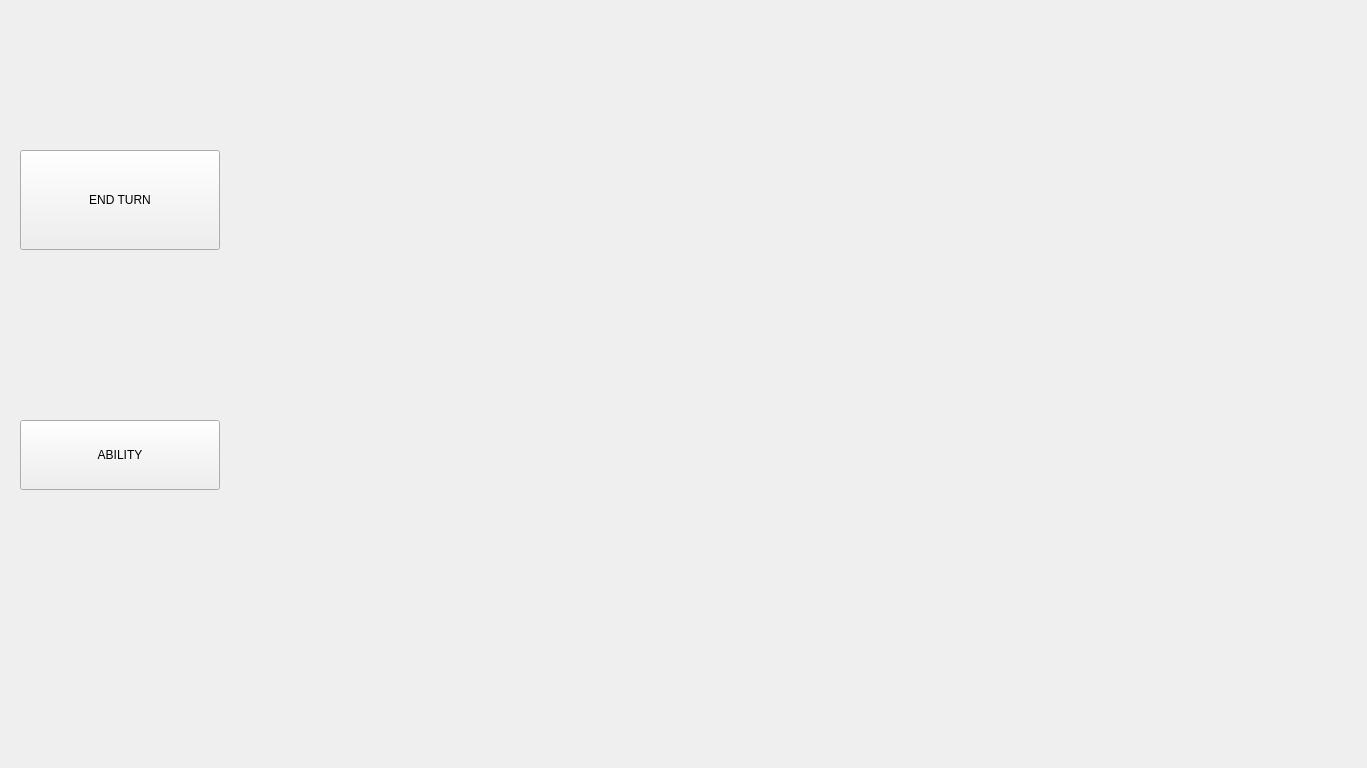
<?xml version="1.0" encoding="UTF-8"?>
<ui version="4.0">
 <class>Form</class>
 <widget class="QWidget" name="Form">
  <property name="geometry">
   <rect>
    <x>0</x>
    <y>0</y>
    <width>1367</width>
    <height>768</height>
   </rect>
  </property>
  <property name="sizePolicy">
   <sizepolicy hsizetype="Minimum" vsizetype="Minimum">
    <horstretch>0</horstretch>
    <verstretch>0</verstretch>
   </sizepolicy>
  </property>
  <property name="minimumSize">
   <size>
    <width>1366</width>
    <height>768</height>
   </size>
  </property>
  <property name="windowTitle">
   <string>Form</string>
  </property>
  <widget class="QWidget" name="formBackground" native="true">
   <property name="geometry">
    <rect>
     <x>0</x>
     <y>0</y>
     <width>1366</width>
     <height>768</height>
    </rect>
   </property>
   <property name="sizePolicy">
    <sizepolicy hsizetype="Minimum" vsizetype="Minimum">
     <horstretch>0</horstretch>
     <verstretch>0</verstretch>
    </sizepolicy>
   </property>
   <property name="minimumSize">
    <size>
     <width>1366</width>
     <height>768</height>
    </size>
   </property>
   <widget class="QLabel" name="bannerLabel">
    <property name="geometry">
     <rect>
      <x>985</x>
      <y>0</y>
      <width>180</width>
      <height>450</height>
     </rect>
    </property>
    <property name="sizePolicy">
     <sizepolicy hsizetype="Minimum" vsizetype="Minimum">
      <horstretch>0</horstretch>
      <verstretch>0</verstretch>
     </sizepolicy>
    </property>
    <property name="minimumSize">
     <size>
      <width>165</width>
      <height>435</height>
     </size>
    </property>
    <property name="lineWidth">
     <number>0</number>
    </property>
    <property name="text">
     <string/>
    </property>
   </widget>
   <widget class="QLabel" name="beerLabel">
    <property name="geometry">
     <rect>
      <x>1185</x>
      <y>9</y>
      <width>141</width>
      <height>750</height>
     </rect>
    </property>
    <property name="sizePolicy">
     <sizepolicy hsizetype="Minimum" vsizetype="Minimum">
      <horstretch>0</horstretch>
      <verstretch>0</verstretch>
     </sizepolicy>
    </property>
    <property name="minimumSize">
     <size>
      <width>141</width>
      <height>750</height>
     </size>
    </property>
    <property name="text">
     <string/>
    </property>
   </widget>
   <widget class="QLabel" name="cardBack">
    <property name="geometry">
     <rect>
      <x>1000</x>
      <y>70</y>
      <width>150</width>
      <height>225</height>
     </rect>
    </property>
    <property name="sizePolicy">
     <sizepolicy hsizetype="Minimum" vsizetype="Minimum">
      <horstretch>0</horstretch>
      <verstretch>0</verstretch>
     </sizepolicy>
    </property>
    <property name="minimumSize">
     <size>
      <width>125</width>
      <height>187</height>
     </size>
    </property>
    <property name="text">
     <string/>
    </property>
   </widget>
   <widget class="QLabel" name="chatButton">
    <property name="geometry">
     <rect>
      <x>20</x>
      <y>665</y>
      <width>75</width>
      <height>75</height>
     </rect>
    </property>
    <property name="minimumSize">
     <size>
      <width>75</width>
      <height>75</height>
     </size>
    </property>
    <property name="text">
     <string/>
    </property>
   </widget>
   <widget class="QLabel" name="underAsc2">
    <property name="geometry">
     <rect>
      <x>600</x>
      <y>50</y>
      <width>150</width>
      <height>225</height>
     </rect>
    </property>
    <property name="minimumSize">
     <size>
      <width>125</width>
      <height>187</height>
     </size>
    </property>
    <property name="text">
     <string/>
    </property>
   </widget>
   <widget class="QLabel" name="underAsc1">
    <property name="geometry">
     <rect>
      <x>275</x>
      <y>50</y>
      <width>150</width>
      <height>225</height>
     </rect>
    </property>
    <property name="minimumSize">
     <size>
      <width>125</width>
      <height>187</height>
     </size>
    </property>
    <property name="text">
     <string/>
    </property>
   </widget>
   <widget class="QLabel" name="underDesc2">
    <property name="geometry">
     <rect>
      <x>700</x>
      <y>300</y>
      <width>150</width>
      <height>225</height>
     </rect>
    </property>
    <property name="minimumSize">
     <size>
      <width>125</width>
      <height>187</height>
     </size>
    </property>
    <property name="text">
     <string/>
    </property>
   </widget>
   <widget class="QLabel" name="underDesc1">
    <property name="geometry">
     <rect>
      <x>375</x>
      <y>300</y>
      <width>150</width>
      <height>225</height>
     </rect>
    </property>
    <property name="minimumSize">
     <size>
      <width>125</width>
      <height>187</height>
     </size>
    </property>
    <property name="text">
     <string/>
    </property>
   </widget>
   <widget class="QLabel" name="hand1">
    <property name="geometry">
     <rect>
      <x>440</x>
      <y>630</y>
      <width>150</width>
      <height>225</height>
     </rect>
    </property>
    <property name="minimumSize">
     <size>
      <width>125</width>
      <height>187</height>
     </size>
    </property>
    <property name="text">
     <string/>
    </property>
   </widget>
   <widget class="QLabel" name="hand2">
    <property name="geometry">
     <rect>
      <x>540</x>
      <y>630</y>
      <width>150</width>
      <height>225</height>
     </rect>
    </property>
    <property name="minimumSize">
     <size>
      <width>125</width>
      <height>187</height>
     </size>
    </property>
    <property name="text">
     <string/>
    </property>
   </widget>
   <widget class="QLabel" name="hand3">
    <property name="geometry">
     <rect>
      <x>640</x>
      <y>630</y>
      <width>150</width>
      <height>225</height>
     </rect>
    </property>
    <property name="minimumSize">
     <size>
      <width>125</width>
      <height>187</height>
     </size>
    </property>
    <property name="text">
     <string/>
    </property>
   </widget>
   <widget class="QLabel" name="hand4">
    <property name="geometry">
     <rect>
      <x>740</x>
      <y>630</y>
      <width>150</width>
      <height>225</height>
     </rect>
    </property>
    <property name="minimumSize">
     <size>
      <width>125</width>
      <height>187</height>
     </size>
    </property>
    <property name="text">
     <string/>
    </property>
   </widget>
   <widget class="QLabel" name="hand5">
    <property name="geometry">
     <rect>
      <x>840</x>
      <y>630</y>
      <width>150</width>
      <height>225</height>
     </rect>
    </property>
    <property name="minimumSize">
     <size>
      <width>125</width>
      <height>187</height>
     </size>
    </property>
    <property name="text">
     <string/>
    </property>
   </widget>
   <widget class="QLabel" name="hand6">
    <property name="geometry">
     <rect>
      <x>940</x>
      <y>630</y>
      <width>150</width>
      <height>225</height>
     </rect>
    </property>
    <property name="minimumSize">
     <size>
      <width>125</width>
      <height>187</height>
     </size>
    </property>
    <property name="text">
     <string/>
    </property>
   </widget>
   <widget class="QWidget" name="chatWidget" native="true">
    <property name="geometry">
     <rect>
      <x>120</x>
      <y>710</y>
      <width>300</width>
      <height>200</height>
     </rect>
    </property>
    <property name="minimumSize">
     <size>
      <width>300</width>
      <height>200</height>
     </size>
    </property>
    <widget class="QLabel" name="chatBackground">
     <property name="geometry">
      <rect>
       <x>0</x>
       <y>0</y>
       <width>300</width>
       <height>200</height>
      </rect>
     </property>
     <property name="minimumSize">
      <size>
       <width>300</width>
       <height>200</height>
      </size>
     </property>
     <property name="text">
      <string/>
     </property>
     <property name="scaledContents">
      <bool>true</bool>
     </property>
    </widget>
    <widget class="QListWidget" name="chatHistory">
     <property name="geometry">
      <rect>
       <x>20</x>
       <y>20</y>
       <width>260</width>
       <height>125</height>
      </rect>
     </property>
     <property name="styleSheet">
      <string notr="true">background: transparent; border: none;</string>
     </property>
    </widget>
    <widget class="QLineEdit" name="chatInput">
     <property name="geometry">
      <rect>
       <x>20</x>
       <y>150</y>
       <width>260</width>
       <height>30</height>
      </rect>
     </property>
     <property name="placeholderText">
      <string>Type a message...</string>
     </property>
    </widget>
   </widget>
   <widget class="QLabel" name="ascPile1">
    <property name="geometry">
     <rect>
      <x>350</x>
      <y>50</y>
      <width>150</width>
      <height>225</height>
     </rect>
    </property>
    <property name="minimumSize">
     <size>
      <width>125</width>
      <height>187</height>
     </size>
    </property>
    <property name="text">
     <string/>
    </property>
   </widget>
   <widget class="QLabel" name="ascPile2">
    <property name="geometry">
     <rect>
      <x>675</x>
      <y>50</y>
      <width>150</width>
      <height>225</height>
     </rect>
    </property>
    <property name="minimumSize">
     <size>
      <width>125</width>
      <height>187</height>
     </size>
    </property>
    <property name="text">
     <string/>
    </property>
   </widget>
   <widget class="QLabel" name="descPile1">
    <property name="geometry">
     <rect>
      <x>450</x>
      <y>300</y>
      <width>150</width>
      <height>225</height>
     </rect>
    </property>
    <property name="minimumSize">
     <size>
      <width>125</width>
      <height>187</height>
     </size>
    </property>
    <property name="text">
     <string/>
    </property>
   </widget>
   <widget class="QLabel" name="descPile2">
    <property name="geometry">
     <rect>
      <x>775</x>
      <y>300</y>
      <width>150</width>
      <height>225</height>
     </rect>
    </property>
    <property name="minimumSize">
     <size>
      <width>125</width>
      <height>187</height>
     </size>
    </property>
    <property name="text">
     <string/>
    </property>
   </widget>
   <widget class="QPushButton" name="endTurnButton">
    <property name="geometry">
     <rect>
      <x>20</x>
      <y>150</y>
      <width>200</width>
      <height>100</height>
     </rect>
    </property>
    <property name="text">
     <string>END TURN</string>
    </property>
   </widget>
   <widget class="QLabel" name="turnLabel">
    <property name="geometry">
     <rect>
      <x>20</x>
      <y>280</y>
      <width>200</width>
      <height>100</height>
     </rect>
    </property>
    <property name="text">
     <string/>
    </property>
   </widget>
   <widget class="QLabel" name="asc1Light">
    <property name="geometry">
     <rect>
      <x>255</x>
      <y>50</y>
      <width>10</width>
      <height>225</height>
     </rect>
    </property>
    <property name="minimumSize">
     <size>
      <width>5</width>
      <height>187</height>
     </size>
    </property>
    <property name="text">
     <string/>
    </property>
   </widget>
   <widget class="QLabel" name="asc2Light">
    <property name="geometry">
     <rect>
      <x>580</x>
      <y>50</y>
      <width>10</width>
      <height>225</height>
     </rect>
    </property>
    <property name="minimumSize">
     <size>
      <width>5</width>
      <height>187</height>
     </size>
    </property>
    <property name="text">
     <string/>
    </property>
   </widget>
   <widget class="QLabel" name="desc1Light">
    <property name="geometry">
     <rect>
      <x>355</x>
      <y>300</y>
      <width>10</width>
      <height>225</height>
     </rect>
    </property>
    <property name="minimumSize">
     <size>
      <width>5</width>
      <height>187</height>
     </size>
    </property>
    <property name="text">
     <string/>
    </property>
   </widget>
   <widget class="QLabel" name="desc2Light">
    <property name="geometry">
     <rect>
      <x>680</x>
      <y>300</y>
      <width>10</width>
      <height>225</height>
     </rect>
    </property>
    <property name="minimumSize">
     <size>
      <width>5</width>
      <height>187</height>
     </size>
    </property>
    <property name="text">
     <string/>
    </property>
   </widget>
   <widget class="QLabel" name="pfpLabel">
    <property name="geometry">
     <rect>
      <x>35</x>
      <y>300</y>
      <width>50</width>
      <height>50</height>
     </rect>
    </property>
    <property name="text">
     <string/>
    </property>
   </widget>
   <widget class="QLabel" name="usernameLabel">
    <property name="geometry">
     <rect>
      <x>100</x>
      <y>295</y>
      <width>110</width>
      <height>70</height>
     </rect>
    </property>
    <property name="text">
     <string/>
    </property>
   </widget>
   <widget class="QPushButton" name="abilityButton">
    <property name="geometry">
     <rect>
      <x>20</x>
      <y>420</y>
      <width>200</width>
      <height>70</height>
     </rect>
    </property>
    <property name="minimumSize">
     <size>
      <width>200</width>
      <height>70</height>
     </size>
    </property>
    <property name="text">
     <string>ABILITY</string>
    </property>
   </widget>
   <widget class="QLabel" name="pfpCircle5">
    <property name="geometry">
     <rect>
      <x>1215</x>
      <y>170</y>
      <width>80</width>
      <height>80</height>
     </rect>
    </property>
    <property name="minimumSize">
     <size>
      <width>80</width>
      <height>80</height>
     </size>
    </property>
    <property name="text">
     <string/>
    </property>
   </widget>
   <widget class="QLabel" name="pfpCircle4">
    <property name="geometry">
     <rect>
      <x>1215</x>
      <y>258</y>
      <width>80</width>
      <height>80</height>
     </rect>
    </property>
    <property name="minimumSize">
     <size>
      <width>80</width>
      <height>80</height>
     </size>
    </property>
    <property name="text">
     <string/>
    </property>
   </widget>
   <widget class="QLabel" name="pfpCircle3">
    <property name="geometry">
     <rect>
      <x>1215</x>
      <y>346</y>
      <width>80</width>
      <height>80</height>
     </rect>
    </property>
    <property name="minimumSize">
     <size>
      <width>80</width>
      <height>80</height>
     </size>
    </property>
    <property name="text">
     <string/>
    </property>
   </widget>
   <widget class="QLabel" name="pfpCircle2">
    <property name="geometry">
     <rect>
      <x>1215</x>
      <y>434</y>
      <width>80</width>
      <height>80</height>
     </rect>
    </property>
    <property name="minimumSize">
     <size>
      <width>80</width>
      <height>80</height>
     </size>
    </property>
    <property name="text">
     <string/>
    </property>
   </widget>
   <widget class="QLabel" name="pfpCircle1">
    <property name="geometry">
     <rect>
      <x>1215</x>
      <y>522</y>
      <width>80</width>
      <height>80</height>
     </rect>
    </property>
    <property name="minimumSize">
     <size>
      <width>80</width>
      <height>80</height>
     </size>
    </property>
    <property name="text">
     <string/>
    </property>
   </widget>
   <widget class="QLabel" name="soothsayer5">
    <property name="geometry">
     <rect>
      <x>935</x>
      <y>170</y>
      <width>250</width>
      <height>80</height>
     </rect>
    </property>
    <property name="minimumSize">
     <size>
      <width>250</width>
      <height>80</height>
     </size>
    </property>
    <property name="text">
     <string/>
    </property>
   </widget>
   <widget class="QLabel" name="ssUser5">
    <property name="geometry">
     <rect>
      <x>945</x>
      <y>175</y>
      <width>200</width>
      <height>15</height>
     </rect>
    </property>
    <property name="minimumSize">
     <size>
      <width>200</width>
      <height>15</height>
     </size>
    </property>
    <property name="text">
     <string/>
    </property>
   </widget>
   <widget class="QLabel" name="ssCard5_1">
    <property name="geometry">
     <rect>
      <x>945</x>
      <y>200</y>
      <width>30</width>
      <height>45</height>
     </rect>
    </property>
    <property name="minimumSize">
     <size>
      <width>30</width>
      <height>45</height>
     </size>
    </property>
    <property name="text">
     <string/>
    </property>
   </widget>
   <widget class="QLabel" name="ssCard5_2">
    <property name="geometry">
     <rect>
      <x>985</x>
      <y>200</y>
      <width>30</width>
      <height>45</height>
     </rect>
    </property>
    <property name="minimumSize">
     <size>
      <width>30</width>
      <height>45</height>
     </size>
    </property>
    <property name="text">
     <string/>
    </property>
   </widget>
   <widget class="QLabel" name="ssCard5_3">
    <property name="geometry">
     <rect>
      <x>1025</x>
      <y>200</y>
      <width>30</width>
      <height>45</height>
     </rect>
    </property>
    <property name="minimumSize">
     <size>
      <width>30</width>
      <height>45</height>
     </size>
    </property>
    <property name="text">
     <string/>
    </property>
   </widget>
   <widget class="QLabel" name="ssCard5_4">
    <property name="geometry">
     <rect>
      <x>1065</x>
      <y>200</y>
      <width>30</width>
      <height>45</height>
     </rect>
    </property>
    <property name="minimumSize">
     <size>
      <width>30</width>
      <height>45</height>
     </size>
    </property>
    <property name="text">
     <string/>
    </property>
   </widget>
   <widget class="QLabel" name="ssCard5_5">
    <property name="geometry">
     <rect>
      <x>1105</x>
      <y>200</y>
      <width>30</width>
      <height>45</height>
     </rect>
    </property>
    <property name="minimumSize">
     <size>
      <width>30</width>
      <height>45</height>
     </size>
    </property>
    <property name="text">
     <string/>
    </property>
   </widget>
   <widget class="QLabel" name="ssCard5_6">
    <property name="geometry">
     <rect>
      <x>1145</x>
      <y>200</y>
      <width>30</width>
      <height>45</height>
     </rect>
    </property>
    <property name="minimumSize">
     <size>
      <width>30</width>
      <height>45</height>
     </size>
    </property>
    <property name="text">
     <string/>
    </property>
   </widget>
   <widget class="QLabel" name="soothsayer4">
    <property name="geometry">
     <rect>
      <x>935</x>
      <y>258</y>
      <width>250</width>
      <height>80</height>
     </rect>
    </property>
    <property name="minimumSize">
     <size>
      <width>250</width>
      <height>80</height>
     </size>
    </property>
    <property name="text">
     <string/>
    </property>
   </widget>
   <widget class="QLabel" name="ssUser4">
    <property name="geometry">
     <rect>
      <x>945</x>
      <y>263</y>
      <width>200</width>
      <height>15</height>
     </rect>
    </property>
    <property name="minimumSize">
     <size>
      <width>200</width>
      <height>15</height>
     </size>
    </property>
    <property name="text">
     <string/>
    </property>
   </widget>
   <widget class="QLabel" name="ssCard4_1">
    <property name="geometry">
     <rect>
      <x>945</x>
      <y>288</y>
      <width>30</width>
      <height>45</height>
     </rect>
    </property>
    <property name="minimumSize">
     <size>
      <width>30</width>
      <height>45</height>
     </size>
    </property>
    <property name="text">
     <string/>
    </property>
   </widget>
   <widget class="QLabel" name="ssCard4_2">
    <property name="geometry">
     <rect>
      <x>985</x>
      <y>288</y>
      <width>30</width>
      <height>45</height>
     </rect>
    </property>
    <property name="minimumSize">
     <size>
      <width>30</width>
      <height>45</height>
     </size>
    </property>
    <property name="text">
     <string/>
    </property>
   </widget>
   <widget class="QLabel" name="ssCard4_3">
    <property name="geometry">
     <rect>
      <x>1025</x>
      <y>288</y>
      <width>30</width>
      <height>45</height>
     </rect>
    </property>
    <property name="minimumSize">
     <size>
      <width>30</width>
      <height>45</height>
     </size>
    </property>
    <property name="text">
     <string/>
    </property>
   </widget>
   <widget class="QLabel" name="ssCard4_4">
    <property name="geometry">
     <rect>
      <x>1065</x>
      <y>288</y>
      <width>30</width>
      <height>45</height>
     </rect>
    </property>
    <property name="minimumSize">
     <size>
      <width>30</width>
      <height>45</height>
     </size>
    </property>
    <property name="text">
     <string/>
    </property>
   </widget>
   <widget class="QLabel" name="ssCard4_5">
    <property name="geometry">
     <rect>
      <x>1105</x>
      <y>288</y>
      <width>30</width>
      <height>45</height>
     </rect>
    </property>
    <property name="minimumSize">
     <size>
      <width>30</width>
      <height>45</height>
     </size>
    </property>
    <property name="text">
     <string/>
    </property>
   </widget>
   <widget class="QLabel" name="ssCard4_6">
    <property name="geometry">
     <rect>
      <x>1145</x>
      <y>288</y>
      <width>30</width>
      <height>45</height>
     </rect>
    </property>
    <property name="minimumSize">
     <size>
      <width>30</width>
      <height>45</height>
     </size>
    </property>
    <property name="text">
     <string/>
    </property>
   </widget>
   <widget class="QLabel" name="soothsayer3">
    <property name="geometry">
     <rect>
      <x>935</x>
      <y>346</y>
      <width>250</width>
      <height>80</height>
     </rect>
    </property>
    <property name="minimumSize">
     <size>
      <width>250</width>
      <height>80</height>
     </size>
    </property>
    <property name="text">
     <string/>
    </property>
   </widget>
   <widget class="QLabel" name="ssUser3">
    <property name="geometry">
     <rect>
      <x>945</x>
      <y>351</y>
      <width>200</width>
      <height>15</height>
     </rect>
    </property>
    <property name="minimumSize">
     <size>
      <width>200</width>
      <height>15</height>
     </size>
    </property>
    <property name="text">
     <string/>
    </property>
   </widget>
   <widget class="QLabel" name="ssCard3_1">
    <property name="geometry">
     <rect>
      <x>945</x>
      <y>376</y>
      <width>30</width>
      <height>45</height>
     </rect>
    </property>
    <property name="minimumSize">
     <size>
      <width>30</width>
      <height>45</height>
     </size>
    </property>
    <property name="text">
     <string/>
    </property>
   </widget>
   <widget class="QLabel" name="ssCard3_2">
    <property name="geometry">
     <rect>
      <x>985</x>
      <y>376</y>
      <width>30</width>
      <height>45</height>
     </rect>
    </property>
    <property name="minimumSize">
     <size>
      <width>30</width>
      <height>45</height>
     </size>
    </property>
    <property name="text">
     <string/>
    </property>
   </widget>
   <widget class="QLabel" name="ssCard3_3">
    <property name="geometry">
     <rect>
      <x>1025</x>
      <y>376</y>
      <width>30</width>
      <height>45</height>
     </rect>
    </property>
    <property name="minimumSize">
     <size>
      <width>30</width>
      <height>45</height>
     </size>
    </property>
    <property name="text">
     <string/>
    </property>
   </widget>
   <widget class="QLabel" name="ssCard3_4">
    <property name="geometry">
     <rect>
      <x>1065</x>
      <y>376</y>
      <width>30</width>
      <height>45</height>
     </rect>
    </property>
    <property name="minimumSize">
     <size>
      <width>30</width>
      <height>45</height>
     </size>
    </property>
    <property name="text">
     <string/>
    </property>
   </widget>
   <widget class="QLabel" name="ssCard3_5">
    <property name="geometry">
     <rect>
      <x>1105</x>
      <y>376</y>
      <width>30</width>
      <height>45</height>
     </rect>
    </property>
    <property name="minimumSize">
     <size>
      <width>30</width>
      <height>45</height>
     </size>
    </property>
    <property name="text">
     <string/>
    </property>
   </widget>
   <widget class="QLabel" name="ssCard3_6">
    <property name="geometry">
     <rect>
      <x>1145</x>
      <y>376</y>
      <width>30</width>
      <height>45</height>
     </rect>
    </property>
    <property name="minimumSize">
     <size>
      <width>30</width>
      <height>45</height>
     </size>
    </property>
    <property name="text">
     <string/>
    </property>
   </widget>
   <widget class="QLabel" name="soothsayer2">
    <property name="geometry">
     <rect>
      <x>935</x>
      <y>434</y>
      <width>250</width>
      <height>80</height>
     </rect>
    </property>
    <property name="minimumSize">
     <size>
      <width>250</width>
      <height>80</height>
     </size>
    </property>
    <property name="text">
     <string/>
    </property>
   </widget>
   <widget class="QLabel" name="ssUser2">
    <property name="geometry">
     <rect>
      <x>945</x>
      <y>439</y>
      <width>200</width>
      <height>15</height>
     </rect>
    </property>
    <property name="minimumSize">
     <size>
      <width>200</width>
      <height>15</height>
     </size>
    </property>
    <property name="text">
     <string/>
    </property>
   </widget>
   <widget class="QLabel" name="ssCard2_1">
    <property name="geometry">
     <rect>
      <x>945</x>
      <y>464</y>
      <width>30</width>
      <height>45</height>
     </rect>
    </property>
    <property name="minimumSize">
     <size>
      <width>30</width>
      <height>45</height>
     </size>
    </property>
    <property name="text">
     <string/>
    </property>
   </widget>
   <widget class="QLabel" name="ssCard2_2">
    <property name="geometry">
     <rect>
      <x>985</x>
      <y>464</y>
      <width>30</width>
      <height>45</height>
     </rect>
    </property>
    <property name="minimumSize">
     <size>
      <width>30</width>
      <height>45</height>
     </size>
    </property>
    <property name="text">
     <string/>
    </property>
   </widget>
   <widget class="QLabel" name="ssCard2_3">
    <property name="geometry">
     <rect>
      <x>1025</x>
      <y>464</y>
      <width>30</width>
      <height>45</height>
     </rect>
    </property>
    <property name="minimumSize">
     <size>
      <width>30</width>
      <height>45</height>
     </size>
    </property>
    <property name="text">
     <string/>
    </property>
   </widget>
   <widget class="QLabel" name="ssCard2_4">
    <property name="geometry">
     <rect>
      <x>1065</x>
      <y>464</y>
      <width>30</width>
      <height>45</height>
     </rect>
    </property>
    <property name="minimumSize">
     <size>
      <width>30</width>
      <height>45</height>
     </size>
    </property>
    <property name="text">
     <string/>
    </property>
   </widget>
   <widget class="QLabel" name="ssCard2_5">
    <property name="geometry">
     <rect>
      <x>1105</x>
      <y>464</y>
      <width>30</width>
      <height>45</height>
     </rect>
    </property>
    <property name="minimumSize">
     <size>
      <width>30</width>
      <height>45</height>
     </size>
    </property>
    <property name="text">
     <string/>
    </property>
   </widget>
   <widget class="QLabel" name="ssCard2_6">
    <property name="geometry">
     <rect>
      <x>1145</x>
      <y>464</y>
      <width>30</width>
      <height>45</height>
     </rect>
    </property>
    <property name="minimumSize">
     <size>
      <width>30</width>
      <height>45</height>
     </size>
    </property>
    <property name="text">
     <string/>
    </property>
   </widget>
   <widget class="QLabel" name="soothsayer1">
    <property name="geometry">
     <rect>
      <x>935</x>
      <y>522</y>
      <width>250</width>
      <height>80</height>
     </rect>
    </property>
    <property name="minimumSize">
     <size>
      <width>250</width>
      <height>80</height>
     </size>
    </property>
    <property name="text">
     <string/>
    </property>
   </widget>
   <widget class="QLabel" name="ssUser1">
    <property name="geometry">
     <rect>
      <x>945</x>
      <y>527</y>
      <width>200</width>
      <height>15</height>
     </rect>
    </property>
    <property name="minimumSize">
     <size>
      <width>200</width>
      <height>15</height>
     </size>
    </property>
    <property name="text">
     <string/>
    </property>
   </widget>
   <widget class="QLabel" name="ssCard1_1">
    <property name="geometry">
     <rect>
      <x>945</x>
      <y>552</y>
      <width>30</width>
      <height>45</height>
     </rect>
    </property>
    <property name="minimumSize">
     <size>
      <width>30</width>
      <height>45</height>
     </size>
    </property>
    <property name="text">
     <string/>
    </property>
   </widget>
   <widget class="QLabel" name="ssCard1_2">
    <property name="geometry">
     <rect>
      <x>985</x>
      <y>552</y>
      <width>30</width>
      <height>45</height>
     </rect>
    </property>
    <property name="minimumSize">
     <size>
      <width>30</width>
      <height>45</height>
     </size>
    </property>
    <property name="text">
     <string/>
    </property>
   </widget>
   <widget class="QLabel" name="ssCard1_3">
    <property name="geometry">
     <rect>
      <x>1025</x>
      <y>552</y>
      <width>30</width>
      <height>45</height>
     </rect>
    </property>
    <property name="minimumSize">
     <size>
      <width>30</width>
      <height>45</height>
     </size>
    </property>
    <property name="text">
     <string/>
    </property>
   </widget>
   <widget class="QLabel" name="ssCard1_4">
    <property name="geometry">
     <rect>
      <x>1065</x>
      <y>552</y>
      <width>30</width>
      <height>45</height>
     </rect>
    </property>
    <property name="minimumSize">
     <size>
      <width>30</width>
      <height>45</height>
     </size>
    </property>
    <property name="text">
     <string/>
    </property>
   </widget>
   <widget class="QLabel" name="ssCard1_5">
    <property name="geometry">
     <rect>
      <x>1105</x>
      <y>552</y>
      <width>30</width>
      <height>45</height>
     </rect>
    </property>
    <property name="minimumSize">
     <size>
      <width>30</width>
      <height>45</height>
     </size>
    </property>
    <property name="text">
     <string/>
    </property>
   </widget>
   <widget class="QLabel" name="ssCard1_6">
    <property name="geometry">
     <rect>
      <x>1145</x>
      <y>552</y>
      <width>30</width>
      <height>45</height>
     </rect>
    </property>
    <property name="minimumSize">
     <size>
      <width>30</width>
      <height>45</height>
     </size>
    </property>
    <property name="text">
     <string/>
    </property>
   </widget>
  </widget>
 </widget>
 <resources/>
 <connections/>
</ui>
